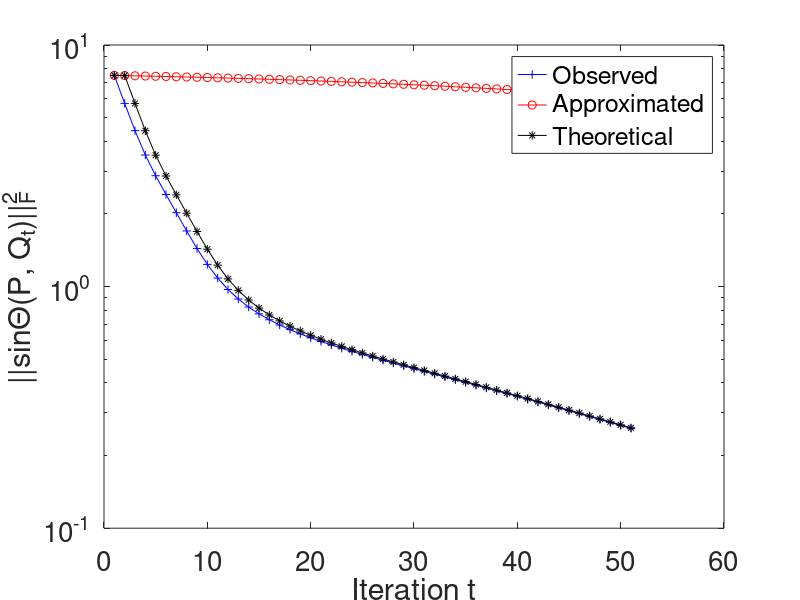

Recreate this plot in MATLAB. (Note: this script raises an error after producing the figure.)
clear all; close all; clc

p = 100;

D = zeros(p,1);
D(1) = 1;
for j=2:8
    D(j)=D(j-1)-0.05;
end




for j=9:p
    D(j) = max(D(j-1)-0.01,0);
    %D(j)=0.5;
end

gamma = D(9)/D(8);

D = diag(D);
V = randn(p,p);

% orthonormalize
for j=1:p
    vj=V(:,j);
    for i=1:j-1
        rij = V(:,i)'*V(:,j);
        vj=vj-rij*V(:,i);
    end
    rij = norm(vj);
    qj=vj/rij;
    V(:,j)=qj;
end

    
Sig = V*D*V';
Sig = (Sig+Sig')/2;
E = 0.0000*randn(p,p);
E = (E+E')/2;
c = Sig+E;

%% block power method


A = Sig;
m = 8;
Q0 = randn(p,m);
[Q0, R0] = qr(Q0,0);
Vtrue = V(:, 1:m);

bound = [m-norm(Q0'*V(:,1:m),'fro')^2];
actual = [m-norm(Q0'*V(:,1:m),'fro')^2];
bound2= [m-norm(Q0'*V(:,1:m),'fro')^2];
V0 = V(:,1:m);
maxiter = 20;
d0 = norm(Q0*Q0'-V0*V0');
bound3 = [(m-norm(Q0'*V(:,1:m),'fro')^2)/(1-d0^2)];
theta = norm(Q0'*V(:,1:m),'fro')^2;

r = size(Q0,2);
Q=Q0;
for j=1:50
    Z=A*Q;    
%     for j=1:3
%         temp=truncate_operator(Z(:,j), d(j));        
%         Z(:,j)=temp;
%     end
    [Qnew, R]=qr(Z,0);
%    pr = m-norm(Q'*V(:,1:m),'fro')^2;
    
%     norm(Qnew'*V(:,1:3),'fro')^2
%     norm(Z'*V(:,1:3),'fro')^2/norm(R,2)^2
%    
     pr = bound(end);
     actual = [actual, m-norm(Qnew'*V(:,1:m),'fro')^2];
    
    bound = [bound, m*gamma^2*pr/((1-gamma^2)*(m-pr)+m*gamma^2)];
    
    pr2 = bound2(end);
    c = actual(end-1)*gamma^2/(1-(1-gamma^2)*norm(Q*Q'-Vtrue*Vtrue', 2)^2);
    
    
    cospr = norm(Q'*V(:,1:m),'fro')^2;
    bound2 = [bound2, c];
    %bound2 = [bound2, min(m, actual(end-1)*gamma^2/(1-norm(Qnew*Qnew'-Vtrue*Vtrue', 2)^2))];
    %bound2 = [bound2, m-((cospr)/((1-gamma^2)*(cospr)+m*gamma^2))];
    
    pr3 = bound3(end);
    bound3 = [bound3, pr3*gamma^2];
    Q = Qnew;
    
end

%% 
semilogy(actual,'b-+','linewidth',0.5)
hold on
semilogy(bound,'r-o','linewidth',0.5)
semilogy(bound2,'k-*','linewidth',0.5)
xlabel('Iteration t')
ylabel('||sin\Theta(P, Q_t)||_F^2')
legend('Observed', 'Approximated','Theoretical')
set(gca,'fontsize',20);



%%
p = 100;

D = zeros(p,1);
D(1) = 1;
D(2) = 0.9;
D(3) = 0.8;


for j=4:p
    D(j)=0.1;
end

D = diag(D);
V = randn(p,p);

v1 = zeros(p,1);
v2 = zeros(p,1);
v3 = zeros(p,1);


% % case 1: complete overlap
% v1(1:10) = randn(10,1);
% v2(1:10) = randn(10,1);
% v3(1:10) = randn(10,1);

% case 2: partially overlap
v1(1:9)=ones(9,1);
v1(10)=-1;

v2(9) =-1;
v2(10:18)=-1;

v3(17)=-1;
v3(18:26)=1;

% %  % % case 3: non-overlap
% v1(1:10)=ones(10,1);
% v2(11:20)=ones(10,1);
% v3(21:30)=ones(10,1);

V(:,1)=v1/norm(v1);
V(:,2)=v2/norm(v2);
V(:,3)=v3/norm(v3);
 
% orthonormalize
for j=2:p
    vj=V(:,j);
    for i=1:j-1
        rij = V(:,i)'*V(:,j);
        vj=vj-rij*V(:,i);
    end
    rij = norm(vj);
    qj=vj/rij;
    V(:,j)=qj;
end

Sig = V*D*V';
Sig = (Sig+Sig')/2;

E = 0.075*randn(p,p); %0.014, 0.035, 0.075
E = (E+E')/2;
c = Sig+E;

%% truncation after orthogonalization

Q0 = randn(p,3);
[Q0, R]=qr(Q0,0);
Q = Q0;

Qlist1 = [];

for j=1:20
    Z=c*Q;    
    for j=1:3
        temp=truncate_operator(Z(:,j), p);        
        Z(:,j)=temp;
    end
    
    [Qnew, R]=qr(Z,0);
    
    for j=1:3
        temp=truncate_operator(Qnew(:,j), p);        
        Q(:,j)=temp;
    end
    
    angle = norm(Q-Qnew,'fro')^2;

    Qlist1 = [Qlist1, angle];

end

for j=1:20
    Z=c*Q;    
    for j=1:3
        temp=truncate_operator(Z(:,j), 50);        
        Z(:,j)=temp;
    end
    
    [Qnew, R]=qr(Z,0);
    
    for j=1:3
        temp=truncate_operator(Qnew(:,j), 50);        
        Q(:,j)=temp;
    end
    
    angle = norm(Q-Qnew,'fro')^2;

    Qlist1 = [Qlist1, angle];

end

for j=1:20
    Z=c*Q;    
    for j=1:3
        temp=truncate_operator(Z(:,j), 25);        
        Z(:,j)=temp;
    end
    
    [Qnew, R]=qr(Z,0);
    
    for j=1:3
        temp=truncate_operator(Qnew(:,j), 25);        
        Q(:,j)=temp;
    end
    
    angle = norm(Q-Qnew,'fro')^2;

    Qlist1 = [Qlist1, angle];

end

for j=1:20
    Z=c*Q;    
    for j=1:3
        temp=truncate_operator(Z(:,j), 10);        
        Z(:,j)=temp;
    end
    
    [Qnew, R]=qr(Z,0);
    nnz(Qnew)
    
    for j=1:3
        temp=truncate_operator(Qnew(:,j), 10);        
        Q(:,j)=temp;
    end
    
    angle = norm(Q-Qnew,'fro')^2;

    Qlist1 = [Qlist1, angle];

end
plot([1:80],Qlist1,'r-o','linewidth',0.5)

xlabel('Iteration t')
xlim([1 80])
set(gca,'XTick',[1 20 40 60 80])
ylabel('||Q_{truncate}-Q||_F^2')

set(gca,'fontsize',20);
%% whether truncation at each step help with convergence and accuracy

Q0 = randn(p,3);
[Q0, R]=qr(Q0,0);
Q = Q0;

Qlist1 = [];

for j=1:20
    Z=c*Q;    
    for j=1:3
        temp=truncate_operator(Z(:,j), p);        
        Z(:,j)=temp;
    end
    
    [Qnew, R]=qr(Z,0);
    angle = 3-norm(Qnew'*Q, 'fro')^2;
    angle_true = 3-norm(Qnew'*V(:,1:3), 'fro')^2;
    Qlist1 = [Qlist1, angle_true];

    Q = Qnew;
end

Q = Q0;
Qlist2 = [];
for j=1:20
    Z=c*Q;    
    for j=1:3
        temp=truncate_operator(Z(:,j), 10);        
        Z(:,j)=temp;
    end
    
    [Qnew, R]=qr(Z,0);
    angle = 3-norm(Qnew'*Q, 'fro')^2;
    angle_true = 3-norm(Qnew'*V(:,1:3), 'fro')^2;
    Qlist2 = [Qlist2, angle_true];

    Q = Qnew;
end

plot(Qlist1(1:end), 'r')
hold on
plot(Qlist2(1:end), 'g')

%% different truncation level
Q = randn(p,3);
[Q,R]=qr(Q,0);
Qlist = [];
Qtrue = [];
for i=1:20
    Z=c*Q;    
    for j=1:3
        temp=truncate_operator(Z(:,j), p);        
        Z(:,j)=temp;
    end
    
    [Qnew, R]=qr(Z,0);
    angle = 3-norm(Qnew'*Q, 'fro')^2;
    angle_true = 3-norm(Qnew'*V(:,1:3), 'fro')^2;
    Qlist = [Qlist, angle];
    Qtrue = [Qtrue, angle_true];
    
%     if(norm(Qnew-Q)<1e-6)
%         i
%         break
%     end
    Q = Qnew;
end

for i=1:20
    Z=c*Q;    
    for j=1:3
        temp=truncate_operator(Z(:,j), p/2);        
        Z(:,j)=temp;
    end
    
    [Qnew, R]=qr(Z,0);
    angle = 3-norm(Qnew'*Q, 'fro')^2;
    angle_true = 3-norm(Qnew'*V(:,1:3), 'fro')^2;
    Qlist = [Qlist, angle];
    Qtrue = [Qtrue, angle_true];
    
    Q = Qnew;
end

for i=1:20
    Z=c*Q;    
    for j=1:3
        temp=truncate_operator(Z(:,j), 25);        
        Z(:,j)=temp;
    end
    
    [Qnew, R]=qr(Z,0);
    angle = 3-norm(Qnew'*Q, 'fro')^2;
    angle_true = 3-norm(Qnew'*V(:,1:3), 'fro')^2;
    Qlist = [Qlist, angle];
    Qtrue = [Qtrue, angle_true];
    
    Q = Qnew;
end

for i=1:20
    Z=c*Q;    
    for j=1:3
        temp=truncate_operator(Z(:,j), 10);        
        Z(:,j)=temp;
    end
    
    [Qnew, R]=qr(Z,0);
    angle = 3-norm(Qnew'*Q, 'fro')^2;
    angle_true = 3-norm(Qnew'*V(:,1:3), 'fro')^2;
    Qlist = [Qlist, angle];
    Qtrue = [Qtrue, angle_true];
    
    Q = Qnew;
end

for i=1:20
    Z=c*Q;    
    for j=1:3
        temp=truncate_operator(Z(:,j), 5);        
        Z(:,j)=temp;
    end
    
    [Qnew, R]=qr(Z,0);
    angle = 3-norm(Qnew'*Q, 'fro')^2;
    angle_true = 3-norm(Qnew'*V(:,1:3), 'fro')^2;
    Qlist = [Qlist, angle];
    Qtrue = [Qtrue, angle_true];
    
    Q = Qnew;
end

rhoE = norm(E)*ones(length(Qlist)-4,1);
xlist = [5:length(Qlist)];

plot(xlist,Qlist(5:end),'b-+','linewidth',0.5)
hold on
plot(xlist,Qtrue(5:end),'r-o','linewidth',0.5)
plot(xlist, rhoE, 'k-', 'linewidth',0.5)
xlabel('Iteration t')
xlim([5 100])
set(gca,'XTick',[5 20 40 60 80 100])
ylabel('||sin\Theta(P, Q_t)||_F^2')
legend('P=Q_{t-1}', 'P=V','\rho(E)')
set(gca,'fontsize',20);